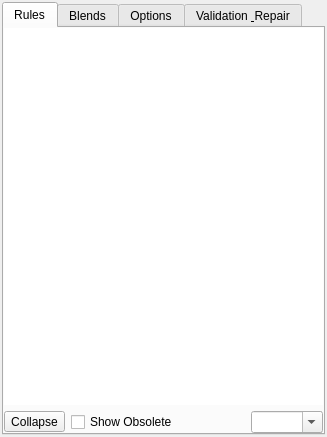
<?xml version="1.0" encoding="UTF-8"?>
<ui version="4.0">
 <class>BmpToolDialog</class>
 <widget class="QDockWidget" name="BmpToolDialog">
  <property name="geometry">
   <rect>
    <x>0</x>
    <y>0</y>
    <width>253</width>
    <height>394</height>
   </rect>
  </property>
  <property name="windowTitle">
   <string>BMP Tools</string>
  </property>
  <property name="allowedAreas">
   <set>Qt::LeftDockWidgetArea|Qt::RightDockWidgetArea</set>
  </property>
  <widget class="QWidget" name="dockWidgetContents">
  <layout class="QGridLayout" name="gridLayout">
   <property name="leftMargin">
    <number>2</number>
   </property>
   <property name="topMargin">
    <number>2</number>
   </property>
   <property name="rightMargin">
    <number>2</number>
   </property>
   <property name="bottomMargin">
    <number>2</number>
   </property>
   <item row="0" column="0">
    <widget class="QTabWidget" name="tabWidget">
     <property name="currentIndex">
      <number>0</number>
     </property>
     <widget class="QWidget" name="tab">
      <attribute name="title">
       <string>Rules</string>
      </attribute>
      <layout class="QVBoxLayout" name="verticalLayout">
       <property name="leftMargin">
        <number>0</number>
       </property>
       <property name="topMargin">
        <number>0</number>
       </property>
       <property name="rightMargin">
        <number>0</number>
       </property>
       <property name="bottomMargin">
        <number>0</number>
       </property>
       <item>
        <widget class="Tiled::Internal::BmpRuleView" name="tableView">
         <property name="frameShape">
          <enum>QFrame::NoFrame</enum>
         </property>
        </widget>
       </item>
       <item>
        <layout class="QHBoxLayout" name="horizontalLayout_5">
         <item>
          <widget class="QToolButton" name="expandCollapse">
           <property name="text">
            <string>Collapse</string>
           </property>
          </widget>
         </item>
         <item>
          <widget class="QCheckBox" name="showObsolete">
           <property name="text">
            <string>Show Obsolete</string>
           </property>
          </widget>
         </item>
         <item>
          <spacer name="horizontalSpacer_2">
           <property name="orientation">
            <enum>Qt::Horizontal</enum>
           </property>
           <property name="sizeHint" stdset="0">
            <size>
             <width>40</width>
             <height>20</height>
            </size>
           </property>
          </spacer>
         </item>
         <item>
          <widget class="QComboBox" name="scaleCombo">
           <property name="editable">
            <bool>true</bool>
           </property>
          </widget>
         </item>
        </layout>
       </item>
      </layout>
     </widget>
     <widget class="QWidget" name="tab_4">
      <attribute name="title">
       <string>Blends</string>
      </attribute>
      <layout class="QVBoxLayout" name="verticalLayout_5">
       <property name="leftMargin">
        <number>0</number>
       </property>
       <property name="topMargin">
        <number>0</number>
       </property>
       <property name="rightMargin">
        <number>0</number>
       </property>
       <property name="bottomMargin">
        <number>0</number>
       </property>
       <item>
        <widget class="Tiled::Internal::BmpBlendView" name="blendView">
         <property name="frameShape">
          <enum>QFrame::NoFrame</enum>
         </property>
        </widget>
       </item>
       <item>
        <widget class="QLabel" name="blendLabel">
         <property name="text">
          <string>Blend Info</string>
         </property>
        </widget>
       </item>
       <item>
        <widget class="Tiled::Internal::MixedTilesetView" name="tilesInBlend">
         <property name="maximumSize">
          <size>
           <width>16777215</width>
           <height>128</height>
          </size>
         </property>
        </widget>
       </item>
       <item>
        <layout class="QHBoxLayout" name="horizontalLayout_6">
         <item>
          <spacer name="horizontalSpacer_3">
           <property name="orientation">
            <enum>Qt::Horizontal</enum>
           </property>
           <property name="sizeHint" stdset="0">
            <size>
             <width>40</width>
             <height>20</height>
            </size>
           </property>
          </spacer>
         </item>
         <item>
          <widget class="QComboBox" name="blendScaleCombo">
           <property name="editable">
            <bool>true</bool>
           </property>
          </widget>
         </item>
        </layout>
       </item>
      </layout>
     </widget>
     <widget class="QWidget" name="tab_2">
      <attribute name="title">
       <string>Options</string>
      </attribute>
      <layout class="QVBoxLayout" name="verticalLayout_4">
       <item>
        <layout class="QHBoxLayout" name="horizontalLayout_3">
         <item>
          <widget class="QLabel" name="label">
           <property name="sizePolicy">
            <sizepolicy hsizetype="Preferred" vsizetype="Preferred">
             <horstretch>0</horstretch>
             <verstretch>0</verstretch>
            </sizepolicy>
           </property>
           <property name="text">
            <string>Brush size:</string>
           </property>
          </widget>
         </item>
         <item>
          <widget class="QSpinBox" name="brushSize">
           <property name="maximumSize">
            <size>
             <width>80</width>
             <height>16777215</height>
            </size>
           </property>
           <property name="minimum">
            <number>1</number>
           </property>
           <property name="maximum">
            <number>300</number>
           </property>
          </widget>
         </item>
         <item>
          <widget class="QRadioButton" name="brushSquare">
           <property name="text">
            <string/>
           </property>
           <property name="icon">
            <iconset resource="tiled.qrc">
             <normaloff>:/images/22x22/brush-square.svg</normaloff>:/images/22x22/brush-square.svg</iconset>
           </property>
          </widget>
         </item>
         <item>
          <widget class="QRadioButton" name="brushCircle">
           <property name="text">
            <string/>
           </property>
           <property name="icon">
            <iconset resource="tiled.qrc">
             <normaloff>:/images/22x22/brush-circle.svg</normaloff>:/images/22x22/brush-circle.svg</iconset>
           </property>
          </widget>
         </item>
         <item>
          <spacer name="horizontalSpacer">
           <property name="orientation">
            <enum>Qt::Horizontal</enum>
           </property>
           <property name="sizeHint" stdset="0">
            <size>
             <width>40</width>
             <height>20</height>
            </size>
           </property>
          </spacer>
         </item>
        </layout>
       </item>
       <item>
        <widget class="QCheckBox" name="restrictToSelection">
         <property name="text">
          <string>Restrict drawing to the selected area</string>
         </property>
        </widget>
       </item>
       <item>
        <widget class="QCheckBox" name="fillAllInSelectedArea">
         <property name="text">
          <string>Bucket: Fill all matching in selected area</string>
         </property>
        </widget>
       </item>
       <item>
        <widget class="QToolButton" name="toggleOverlayLayers">
         <property name="text">
          <string>Show/Hide FloorOverlay Layers</string>
         </property>
        </widget>
       </item>
       <item>
        <widget class="QCheckBox" name="showBMPTiles">
         <property name="text">
          <string>Show BMP-generated tiles</string>
         </property>
        </widget>
       </item>
       <item>
        <widget class="QCheckBox" name="showMapTiles">
         <property name="text">
          <string>Show map tiles</string>
         </property>
        </widget>
       </item>
       <item>
        <widget class="Line" name="line">
         <property name="orientation">
          <enum>Qt::Horizontal</enum>
         </property>
        </widget>
       </item>
       <item>
        <widget class="QGroupBox" name="rulesBox">
         <property name="title">
          <string>Rules.txt</string>
         </property>
         <layout class="QVBoxLayout" name="verticalLayout_2">
          <item>
           <widget class="QLineEdit" name="rulesFile">
            <property name="text">
             <string>&lt;none&gt;</string>
            </property>
            <property name="readOnly">
             <bool>true</bool>
            </property>
           </widget>
          </item>
          <item>
           <layout class="QHBoxLayout" name="horizontalLayout">
            <item>
             <widget class="QToolButton" name="reloadRules">
              <property name="text">
               <string>Reload</string>
              </property>
             </widget>
            </item>
            <item>
             <widget class="QToolButton" name="importRules">
              <property name="text">
               <string>Import...</string>
              </property>
             </widget>
            </item>
            <item>
             <widget class="QToolButton" name="exportRules">
              <property name="text">
               <string>Export...</string>
              </property>
             </widget>
            </item>
            <item>
             <widget class="QToolButton" name="trashRules">
              <property name="toolTip">
               <string>Remove all rules</string>
              </property>
              <property name="text">
               <string/>
              </property>
              <property name="icon">
               <iconset resource="tiled.qrc">
                <normaloff>:/images/16x16/edit-delete.png</normaloff>:/images/16x16/edit-delete.png</iconset>
              </property>
             </widget>
            </item>
           </layout>
          </item>
         </layout>
        </widget>
       </item>
       <item>
        <widget class="QGroupBox" name="blendsBox">
         <property name="title">
          <string>Blends.txt</string>
         </property>
         <layout class="QVBoxLayout" name="verticalLayout_3">
          <item>
           <widget class="QLineEdit" name="blendsFile">
            <property name="text">
             <string>&lt;none&gt;</string>
            </property>
            <property name="readOnly">
             <bool>true</bool>
            </property>
           </widget>
          </item>
          <item>
           <layout class="QHBoxLayout" name="horizontalLayout_2">
            <item>
             <widget class="QToolButton" name="reloadBlends">
              <property name="text">
               <string>Reload</string>
              </property>
             </widget>
            </item>
            <item>
             <widget class="QToolButton" name="importBlends">
              <property name="text">
               <string>Import...</string>
              </property>
             </widget>
            </item>
            <item>
             <widget class="QToolButton" name="exportBlends">
              <property name="text">
               <string>Export...</string>
              </property>
             </widget>
            </item>
            <item>
             <widget class="QToolButton" name="trashBlends">
              <property name="toolTip">
               <string>Remove all blends</string>
              </property>
              <property name="text">
               <string/>
              </property>
              <property name="icon">
               <iconset resource="tiled.qrc">
                <normaloff>:/images/16x16/edit-delete.png</normaloff>:/images/16x16/edit-delete.png</iconset>
              </property>
             </widget>
            </item>
           </layout>
          </item>
         </layout>
        </widget>
       </item>
       <item>
        <widget class="QCheckBox" name="blendEdgesEverywhere">
         <property name="toolTip">
          <string>When checked, edge tiles may be placed onto floor tiles that are not BMP floor tiles.
When unchecked, edge tiles are only placed on BMP floor tiles.
This is a permanent per-map setting.</string>
         </property>
         <property name="text">
          <string>Blend Edges Everywhere</string>
         </property>
        </widget>
       </item>
       <item>
        <spacer name="verticalSpacer">
         <property name="orientation">
          <enum>Qt::Vertical</enum>
         </property>
         <property name="sizeHint" stdset="0">
          <size>
           <width>20</width>
           <height>40</height>
          </size>
         </property>
        </spacer>
       </item>
      </layout>
     </widget>
     <widget class="QWidget" name="tab_3">
     <attribute name="title">
       <string>Validation &amp; Repair</string>
      </attribute>
      <layout class="QGridLayout" name="gridLayout_2">
       <item row="0" column="0">
        <widget class="QListWidget" name="warnings">
         <property name="frameShape">
          <enum>QFrame::StyledPanel</enum>
         </property>
        </widget>
       </item>
       <item row="1" column="0">
        <widget class="QCheckBox" name="repairUnknownColors">
         <property name="toolTip">
          <string>This is a bitmap validation and repair option, not a brush setting. During the color check, replace every pixel that is not present in the Rules palette. The change is undoable.</string>
         </property>
         <property name="text">
          <string>Auto-repair unknown bitmap colors during validation</string>
         </property>
        </widget>
       </item>
       <item row="2" column="0">
        <layout class="QFormLayout" name="fallbackColorsLayout">
         <item row="0" column="0">
          <widget class="QLabel" name="groundFallbackLabel">
           <property name="text">
            <string>Main fallback:</string>
           </property>
          </widget>
         </item>
         <item row="0" column="1">
          <widget class="QComboBox" name="groundFallback"/>
         </item>
         <item row="1" column="0">
          <widget class="QLabel" name="vegetationFallbackLabel">
           <property name="text">
            <string>Vegetation fallback:</string>
           </property>
          </widget>
         </item>
         <item row="1" column="1">
          <widget class="QComboBox" name="vegetationFallback"/>
         </item>
        </layout>
       </item>
       <item row="3" column="0">
        <layout class="QHBoxLayout" name="horizontalLayout_4">
         <item>
          <widget class="QToolButton" name="help">
           <property name="minimumSize">
            <size>
             <width>200</width>
             <height>0</height>
            </size>
           </property>
           <property name="text">
            <string>HELP!</string>
           </property>
          </widget>
         </item>
        </layout>
       </item>
      </layout>
     </widget>
   </widget>
  </item>
 </layout>
  </widget>
 </widget>
 <customwidgets>
  <customwidget>
   <class>Tiled::Internal::MixedTilesetView</class>
   <extends>QTableView</extends>
   <header>BuildingEditor/mixedtilesetview.h</header>
  </customwidget>
  <customwidget>
   <class>Tiled::Internal::BmpRuleView</class>
   <extends>QTableView</extends>
   <header>bmpruleview.h</header>
  </customwidget>
  <customwidget>
   <class>Tiled::Internal::BmpBlendView</class>
   <extends>QTableView</extends>
   <header>bmpblendview.h</header>
  </customwidget>
 </customwidgets>
 <resources>
  <include location="tiled.qrc"/>
 </resources>
 <connections/>
</ui>
